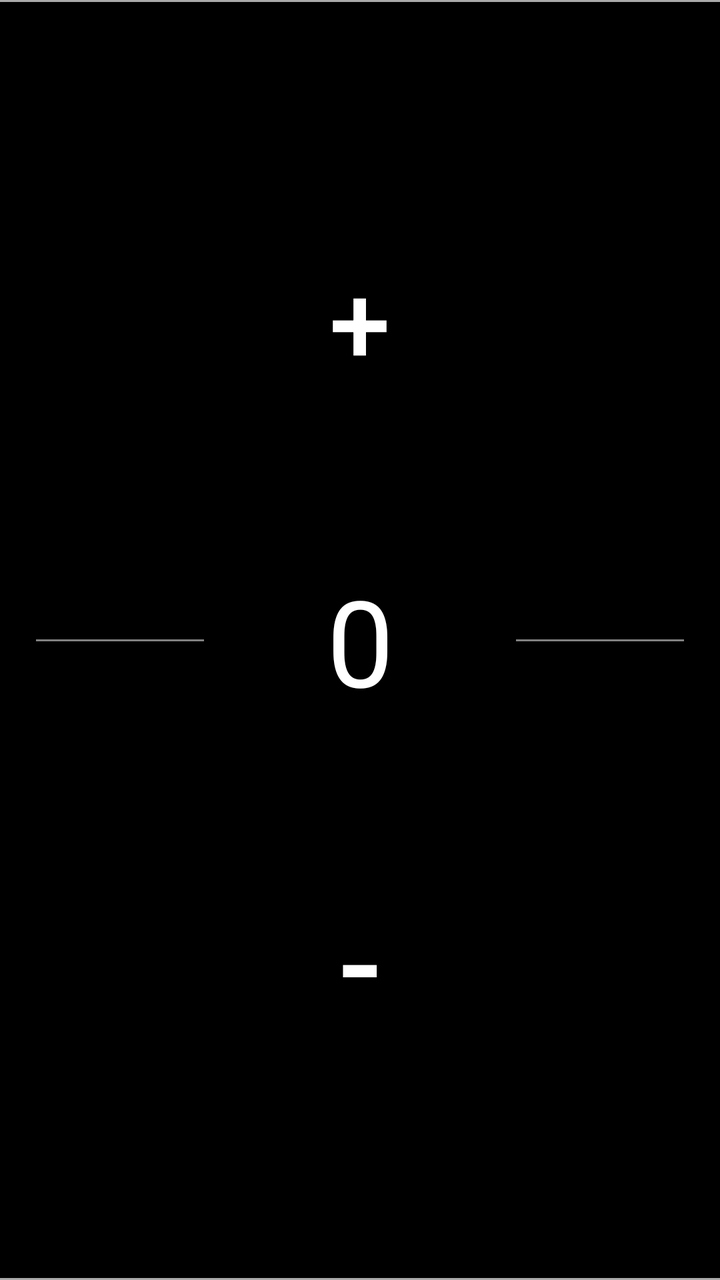
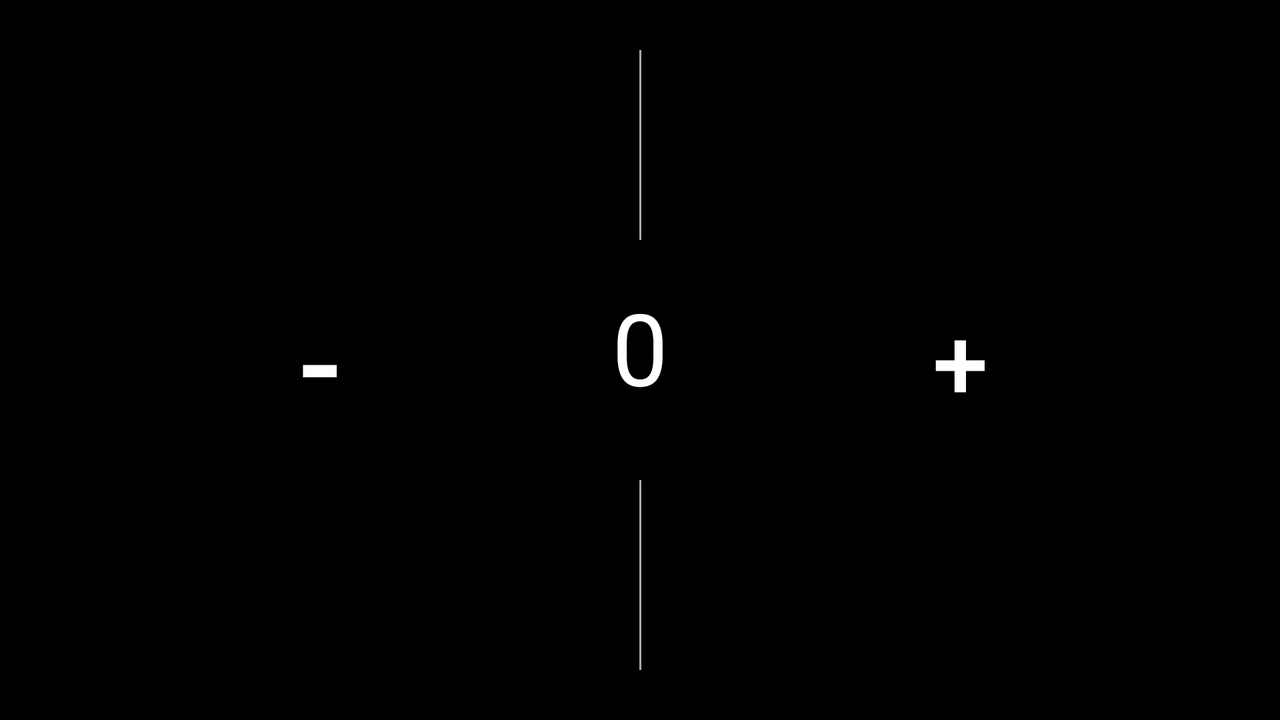

First picture: res/layout/ on a phone held upright. Second picture: the repository's own variant of that layout, on a device whose configuration matches the variant's folder. Source for both follows.
<!-- AndroidManifest.xml: application theme AppTheme -->
<!-- res/layout/activity_main.xml -->
<?xml version="1.0" encoding="utf-8"?>
<androidx.constraintlayout.widget.ConstraintLayout xmlns:android="http://schemas.android.com/apk/res/android"
    xmlns:app="http://schemas.android.com/apk/res-auto"
    xmlns:tools="http://schemas.android.com/tools"
    android:id="@+id/layout"
    android:layout_width="match_parent"
    android:layout_height="match_parent"
    android:background="#000000"
    tools:context=".MainActivity">

    <androidx.constraintlayout.widget.Guideline
        android:id="@+id/VerticalStart"
        android:layout_width="wrap_content"
        android:layout_height="wrap_content"
        android:orientation="vertical"
        app:layout_constraintGuide_percent="0.05" />

    <androidx.constraintlayout.widget.Guideline
        android:id="@+id/VerticalEnd"
        android:layout_width="wrap_content"
        android:layout_height="wrap_content"
        android:orientation="vertical"
        app:layout_constraintGuide_percent="0.95" />

    <androidx.constraintlayout.widget.Guideline
        android:id="@+id/MidHorizontal"
        android:layout_width="wrap_content"
        android:layout_height="wrap_content"
        android:orientation="horizontal"
        app:layout_constraintGuide_percent="0.5" />

    <Button
        android:id="@+id/plusButton"
        style="@style/Widget.AppCompat.Button.Borderless"
        android:layout_width="0dp"
        android:layout_height="0dp"
        android:soundEffectsEnabled="false"
        android:text="@string/plus"
        android:textColor="#FFFFFF"
        android:textSize="55sp"
        app:layout_constraintBottom_toBottomOf="@id/MidHorizontal"
        app:layout_constraintEnd_toEndOf="parent"
        app:layout_constraintHorizontal_bias="1.0"
        app:layout_constraintStart_toStartOf="parent"
        app:layout_constraintTop_toTopOf="parent"
        app:layout_constraintVertical_bias="0.0" />

    <Button
        android:id="@+id/minusButton"
        style="@style/Widget.AppCompat.Button.Borderless"
        android:layout_width="0dp"
        android:layout_height="0dp"
        android:text="@string/minus"
        android:soundEffectsEnabled="false"
        android:textColor="#FFFFFF"
        android:textSize="65sp"
        app:layout_constraintBottom_toBottomOf="parent"
        app:layout_constraintEnd_toEndOf="parent"
        app:layout_constraintStart_toStartOf="parent"
        app:layout_constraintTop_toBottomOf="@id/MidHorizontal" />

    <EditText
        android:id="@+id/Number"
        android:layout_width="140dp"
        android:layout_height="100dp"
        android:ems="10"
        android:focusable="true"
        android:fontFamily="sans-serif"
        android:gravity="center_horizontal"
        android:inputType="number"
        android:maxLength="4"
        android:text="0"
        android:textColor="#FFFFFF"
        android:textColorHighlight="@android:color/background_dark"
        android:textColorHint="@android:color/background_dark"
        android:textColorLink="@android:color/background_dark"
        android:textCursorDrawable="@android:color/background_dark"
        android:textSize="60sp"
        app:backgroundTint="#00FFFFFF"
        app:layout_constraintBottom_toBottomOf="parent"
        app:layout_constraintEnd_toEndOf="parent"
        app:layout_constraintStart_toStartOf="parent"
        app:layout_constraintTop_toTopOf="@+id/plusButton" />

    <View
        android:id="@+id/RightDivider"
        android:layout_width="0dp"
        android:layout_height="1dp"
        android:layout_marginStart="8dp"
        android:layout_marginLeft="10dp"
        android:background="#80FFFFFF"
        app:layout_constraintBottom_toBottomOf="parent"
        app:layout_constraintEnd_toStartOf="@+id/VerticalEnd"
        app:layout_constraintStart_toEndOf="@+id/Number"
        app:layout_constraintTop_toTopOf="parent" />

    <View
        android:id="@+id/LeftDivider"
        android:layout_width="0dp"
        android:layout_height="1dp"
        android:layout_marginEnd="8dp"
        android:layout_marginRight="8dp"
        android:background="#80FFFFFF"
        app:layout_constraintBottom_toBottomOf="parent"
        app:layout_constraintEnd_toStartOf="@+id/Number"
        app:layout_constraintStart_toStartOf="@+id/VerticalStart"
        app:layout_constraintTop_toTopOf="parent" />

    <View
        android:id="@+id/ScreenTop"
        android:layout_width="0dp"
        android:layout_height="1dp"
        android:background="@android:color/darker_gray"
        app:layout_constraintEnd_toEndOf="parent"
        app:layout_constraintStart_toStartOf="parent"
        app:layout_constraintTop_toTopOf="@+id/plusButton" />

    <View
        android:id="@+id/ScreenBottom"
        android:layout_width="0dp"
        android:layout_height="1dp"
        android:background="@android:color/darker_gray"
        app:layout_constraintBottom_toBottomOf="@+id/minusButton"
        app:layout_constraintEnd_toEndOf="parent"
        app:layout_constraintStart_toStartOf="parent" />

</androidx.constraintlayout.widget.ConstraintLayout>
<!-- resources referenced by this layout -->
<resources>
  <string name="minus">-</string>
  <string name="plus">+</string>
  <style name="AppTheme" parent="Theme.AppCompat.Light.DarkActionBar">
          
          <item name="colorPrimary">#000000</item>
          <item name="colorPrimaryDark">@android:color/background_dark</item>
          <item name="colorAccent">@android:color/background_dark</item>
      </style>
</resources>
<!-- res/layout-land/activity_main.xml (the author's variant of the layout above) -->
<!-- drawn on the phone turned sideways -->
<?xml version="1.0" encoding="utf-8"?>
<androidx.constraintlayout.widget.ConstraintLayout xmlns:android="http://schemas.android.com/apk/res/android"
    xmlns:app="http://schemas.android.com/apk/res-auto"
    xmlns:tools="http://schemas.android.com/tools"
    android:id="@+id/layout"
    android:layout_width="match_parent"
    android:layout_height="match_parent"
    android:background="#000000"
    tools:context=".MainActivity">

    <androidx.constraintlayout.widget.Guideline
        android:id="@+id/midHorizontalGuideline"
        android:layout_width="wrap_content"
        android:layout_height="wrap_content"
        android:orientation="vertical"
        app:layout_constraintGuide_percent="0.5" />

    <Button
        android:id="@+id/plusButton"
        style="@style/Widget.AppCompat.Button.Borderless"
        android:layout_width="0dp"
        android:layout_height="0dp"
        android:soundEffectsEnabled="false"
        android:text="@string/plus"
        android:textColor="#FFFFFF"
        android:textSize="50sp"
        app:layout_constraintBottom_toBottomOf="parent"
        app:layout_constraintEnd_toEndOf="parent"
        app:layout_constraintStart_toStartOf="@+id/midHorizontalGuideline"
        app:layout_constraintTop_toTopOf="parent"
        app:layout_constraintVertical_bias="0.0" />

    <Button
        android:id="@+id/minusButton"
        style="@style/Widget.AppCompat.Button.Borderless"
        android:layout_width="0dp"
        android:layout_height="0dp"
        android:soundEffectsEnabled="false"
        android:text="@string/minus"
        android:textColor="#FFFFFF"
        android:textSize="65sp"
        app:layout_constraintBottom_toBottomOf="parent"
        app:layout_constraintEnd_toStartOf="@+id/midHorizontalGuideline"
        app:layout_constraintHorizontal_bias="0.0"
        app:layout_constraintStart_toStartOf="parent"
        app:layout_constraintTop_toTopOf="parent" />

    <EditText
        android:id="@+id/Number"
        android:layout_width="140dp"
        android:layout_height="100dp"
        android:ems="10"
        android:gravity="center_horizontal"
        android:inputType="number"
        android:maxLength="4"
        android:text="0"
        android:textColor="#FFFFFF"
        android:textSize="50sp"
        app:backgroundTint="#00FFFFFF"
        app:layout_constraintBottom_toBottomOf="parent"
        app:layout_constraintEnd_toEndOf="parent"
        app:layout_constraintStart_toStartOf="parent"
        app:layout_constraintTop_toTopOf="parent" />

    <View
        android:id="@+id/topDivider"
        android:layout_width="1dp"
        android:layout_height="0dp"
        android:layout_marginTop="25dp"
        android:layout_marginBottom="10dp"
        android:background="@android:color/darker_gray"
        app:layout_constraintBottom_toTopOf="@+id/Number"
        app:layout_constraintEnd_toEndOf="parent"
        app:layout_constraintStart_toStartOf="parent"
        app:layout_constraintTop_toTopOf="parent" />

    <View
        android:id="@+id/bottomDivider"
        android:layout_width="1dp"
        android:layout_height="0dp"
        android:layout_marginTop="10dp"
        android:layout_marginBottom="25dp"
        android:background="@android:color/darker_gray"
        app:layout_constraintBottom_toBottomOf="parent"
        app:layout_constraintEnd_toEndOf="parent"
        app:layout_constraintStart_toStartOf="parent"
        app:layout_constraintTop_toBottomOf="@+id/Number" />

</androidx.constraintlayout.widget.ConstraintLayout>
